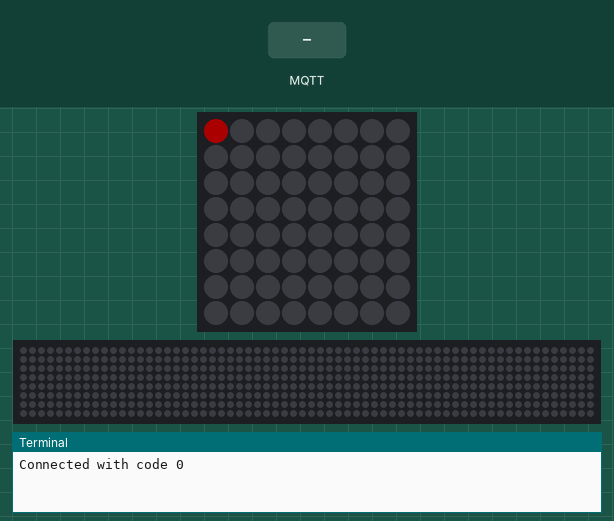
Recording of a program running on a simulated Raspberry Pi (BCM pin numbers) with a Sense HAT. Parts: the Sense HAT's 8×8 RGB LED matrix, a strip that is not on the board, showing the scrolling text unrolled, the last lines printed to the terminal. The inputs (shaded band) are chosen by the test bench. Dim RGB values are drawn brighter than linear; no MQTT or app messages arrive unless stated; the 64×8 strip is a reading aid, not a part: it shows the text the matrix is scrolling, unrolled, one strip-width of it at a time.

Above: at 1.4 s.
1.5 s: MQTT message "open" arrives on the first subscribed topic
At 1.65 s:
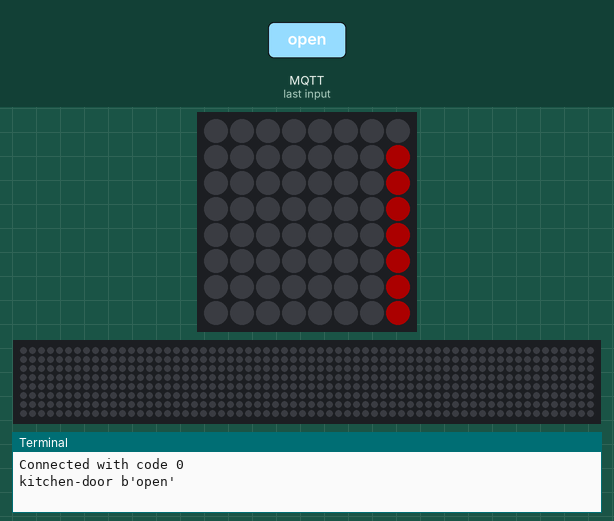
At 2.15 s:
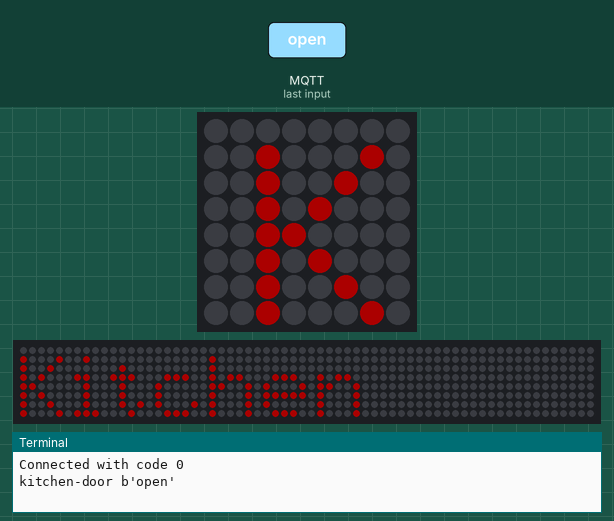
3.4 s: MQTT message "closed" arrives on the first subscribed topic
4.9 s: MQTT message "1" arrives on the first subscribed topic
At 13.93 s:
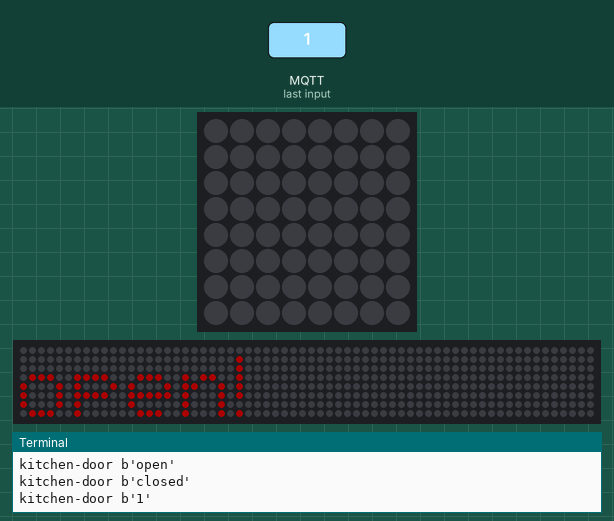

The program:

simple-kitchen-door-watcher.py
```python
from sense_hat import SenseHat
import paho.mqtt.client as mqtt
import time

sense = SenseHat()
sense.clear()
sense.set_rotation(180)

val = 50

red = [val, 0, 0]
blue = [0, val, 0]
green = [0, 0, val]

Message = ""


def on_connect(client, userdata, flags, rc):
    if rc == 0:
        global Connected
        Connected = True
        print(f"Connected with code {rc}")
        # sense.show_message("Connected", text_colour=green)

    else:
        print(f"Error code {rc}")


Connected = False


def on_message(client, userdata, msg):
    print(f"{msg.topic} {msg.payload}")
    sense.set_pixel(1, 0, 0, 0, val)
    global Message
    Message = msg.payload.decode()
    # time.sleep(0.5)
    sense.clear()


def on_open():
    sense.show_message("Kitchen door is open!", text_colour=red)
    sense.clear()


def on_close():
    sense.show_message("Kitchen door is closed", text_colour=green)
    sense.clear()


client = mqtt.Client()
client.on_connect = on_connect
client.on_message = on_message
client.username_pw_set("mqtt", password="IjW2MQTT!")
client.connect("homeassistant.local", 1883, 60)
client.subscribe("kitchen-door", qos=1)

client.loop_start()

while Connected != True:
    time.sleep(0.1)

try:

    while True:

        sense.set_pixel(0, 0, val, 0, 0)

        try:
            while Message == "open":
                on_open()

        except Message == "closed":
            on_close()
            sense.clear()

except KeyboardInterrupt:

    client.disconnect()
    client.loop_stop()
```

Measured:
- after the input at 1.5 s, the LEDs: first change at once (image 1 shows a later state)
